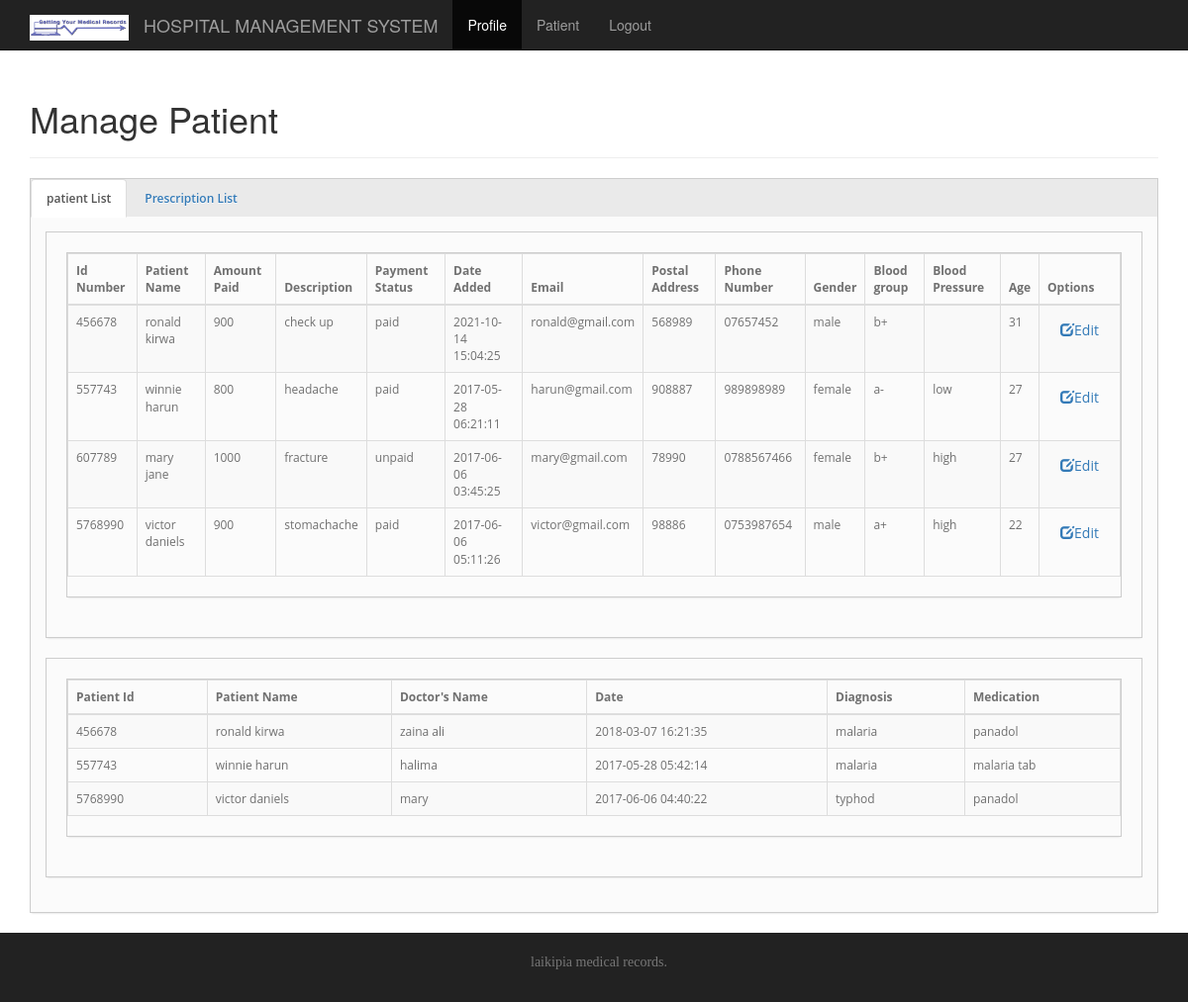
The app's page /prescription.php (signed in) with its own data.
### tables this page shows
CREATE TABLE `patient` (
  `id` int(11) NOT NULL,
  `patientname` varchar(100) NOT NULL,
  `amount` int(11) NOT NULL,
  `description` varchar(255) NOT NULL,
  `status` varchar(100) NOT NULL,
  `date_added` timestamp NOT NULL DEFAULT CURRENT_TIMESTAMP ON UPDATE CURRENT_TIMESTAMP,
  `bloodpressure` varchar(100) NOT NULL,
  `bloodgroup` varchar(45) NOT NULL,
  `age` int(11) NOT NULL,
  `gender` varchar(100) NOT NULL,
  `address` varchar(100) NOT NULL,
  `phone` varchar(100) NOT NULL,
  `email` varchar(100) NOT NULL,
  `labreporttype` varchar(255) NOT NULL,
  `labreport` text NOT NULL
);

CREATE TABLE `prescription` (
  `id` int(11) NOT NULL,
  `doctorname` varchar(100) NOT NULL,
  `patientname` varchar(100) NOT NULL,
  `diagnosis` text NOT NULL,
  `medication` varchar(100) NOT NULL,
  `date_added` timestamp NOT NULL DEFAULT CURRENT_TIMESTAMP ON UPDATE CURRENT_TIMESTAMP,
  `medicinename` varchar(100) NOT NULL,
  `price` int(11) NOT NULL,
  `status` text NOT NULL
);

### prescription.php (the view, shortened to what this page needs)
<?php
include'connection.php';
if($_SESSION['loggedInId']) {
$query = "SELECT * FROM patient";
$result = mysqli_query( $conn, $query );
}
if($_SESSION['loggedInId']) {
$query = "SELECT * FROM prescription";
$result1 = mysqli_query( $conn, $query );
}
?>
<!DOCTYPE html>
<html lang="en">
  <head>
    <link href="bootstrap/css/bootstrap.min.css" rel="stylesheet">
    <link href="css/styles.css" rel="stylesheet">
  </head>
  <body>
    <nav class="navbar navbar-inverse navbar-fixed-top">
      <div class="container">
        <div class="navbar-header">
          <a class="navbar-brand" href="index.html"><img src="images/logo.png" alt="logo" ></a>
          <a class="navbar-brand" href="#">HOSPITAL MANAGEMENT SYSTEM</a>
        </div>
        <div id="navbar" class="collapse navbar-collapse">
          <ul class="nav navbar-nav">
            <li class="active"><a href="doctor.php">Profile</a></li>
            <li><a href="prescription.php">Patient</a></li>
            <li><a href="index.php">Logout</a></li>
          </ul>
        </div>
      </div>
    </nav>
    <div class="container">
        <div class="page-header">
            <h1>Manage Patient</h1>
        </div>
        <div class="box">
	<div class="box-header">
		<ul class="nav nav-tabs nav-tabs-left">
			<li class="active">
            	<a href="#list" data-toggle="tab"><i class="icon-align-justify"></i>
					patient List
                    	</a></li>
            <li class="">
            	<a href="#presc" data-toggle="tab"><i class="icon-align-justify"></i>
					Prescription List
                    	</a></li>
		</ul>
	</div>
	<div class="box-content padded">
		<div class="tab-content">
			<div class="tab-pane box active" id="list" style="padding: 5px">
                <div class="box-content padded">
                    <div class="tab-pane box" id="list">
                        <table class="table table-striped table-bordered table-hover table-responsive">
                          <thead>
                		<tr>
                    		<th>Id Number</th>
                    		<th>Patient Name</th>
                    		<th>Amount Paid</th>
                    		<th>Description</th>
                    		<th>Payment Status</th>
                    		<th>Date Added</th>
                            <th>Email</th>
                            <th>Postal Address</th>
                            <th>Phone Number</th>
                            <th>Gender</th>
                            <th>Blood group</th>
                            <th>Blood Pressure</th>
                            <th>Age</th>
                    		<th>Options</th>
						</tr>
					</thead>
                    <tbody>
                    <?php
                    if( mysqli_num_rows($result) > 0 ){
                       while( $row = mysqli_fetch_assoc($result) ) {
                           echo "<tr>";
                           echo "<td>" . @$row['id'] . "</td><td>" . @$row['patientname'] . "</td><td>" . @$row['amount'] . "</td><td>" . @$row['description'] . "</td><td>" . @$row['status'] . "</td><td>" . @$row['date_added'] . "</td><td>" . @$row['email'] . "</td><td>" . @$row['address'] . "</td><td>" . @$row['phone'] . "</td><td>" . @$row['gender'] . "</td><td>" . @$row['bloodgroup'] . "</td><td>" . @$row['bloodpressure'] . "</td><td>" . @$row['age'] . "</td>";
                            echo '<td><a href="doctoradd.php?id=' . $row['id'] . '" type="button" class=btn btn-primary btn-sm"><span class="glyphicon glyphicon-edit"></span>Edit</a></td>';
                           echo "</tr>";
                       }
                   } else {
                     echo "you have no clients";
                   }
                ?>
                        </tbody>
                        </table>
                    </div>
                </div>
			</div>
			<div class="tab-pane box active" id="presc" style="padding: 5px">
                <div class="box-content padded">
                    <div class="tab-pane box" id="list">
                        <table class="table table-striped table-bordered table-hover table-responsive">
                          <thead>
                		<tr>
                    		<th>Patient Id</th>
                    		<th>Patient Name</th>
                    		<th>Doctor's Name</th>
                    		<th>Date</th>
                    		<th>Diagnosis</th>
                    		<th>Medication</th>
						</tr>
					</thead>
                    <tbody>
                    <?php
                    if( mysqli_num_rows($result) > 0 ){
                       while( $row = mysqli_fetch_assoc($result1) ) {
                           echo "<tr>";
                           echo "<td>" . @$row['id'] . "</td><td>" . @$row['patientname'] . "</td><td>" . @$row['doctorname'] . "</td><td>" . @$row['date_added'] . "</td><td>" . @$row['diagnosis'] . "</td><td>" . @$row['medication'] . "</td>";
                           echo "</tr>";
                       }
                   } else {
                     echo "you have no clients";
                   }
                ?>
                        </tbody>
                        </table>
                    </div>
                </div>
			</div>
		</div>
	</div>
</div>
    </div>
      <footer class="footer">
      <div class="container">
        <p class="text-muted">laikipia medical records.</p>
      </div>
    </footer>
  </body>
</html>

### css/styles.css (style rules this page uses)
body { padding-top:60px; }
footer { background: #222; padding: 20px; text-align: center; font-family: Georgia, Times, serif; }
.navbar-brand img { height: 128%; margin-top: 0px; width: 100px; }
.box { box-shadow: 0 2px 2px -2px #cccccc; background: #fbfbfb; border: 1px solid #cdcdcd; border-radius: 0px; margin-bottom: 20px; padding: 0; text-decoration: none; outline: none; font: 400 12px 'Open Sans',HelveticaNeue,Helvetica,Arial; color: #707070; }
.box .box-header { background: #eaeaea; }
.box .box-header .nav-tabs { border-bottom: none; text-shadow: 0 1px white; color: #636363; font-weight: 600; }
.box .box-header .nav { margin-bottom: 0; }
.nav { margin-left: 0; list-style: none; }
.padded { padding: 15px; margin: 0; text-decoration: none; outline: none; }
.tab-content { overflow: auto; }
.tab-content > .tab-pane { margin-bottom: 20px; }
ul { padding: 0; margin: 0 0 10px 25px; }

### records on screen
patient: id "456678", patientname "ronald kirwa", amount "900", description "check up", status "paid", date_added "2021-10-14 15:04:25", email "ronald@gmail.com", address "568989", phone "07657452", gender "male", bloodgroup "b+", age "31"
patient: id "557743", patientname "winnie harun", amount "800", description "headache", status "paid", date_added "2017-05-28 06:21:11", email "harun@gmail.com", address "908887", phone "989898989", gender "female", bloodgroup "a-", bloodpressure "low", age "27"
patient: id "607789", patientname "mary jane", amount "1000", description "fracture", status "unpaid", date_added "2017-06-06 03:45:25", email "mary@gmail.com", address "78990", phone "0788567466", gender "female", bloodgroup "b+", bloodpressure "high", age "27"
patient: id "5768990", patientname "victor daniels", amount "900", description "stomachache", status "paid", date_added "2017-06-06 05:11:26", email "victor@gmail.com", address "98886", phone "0753987654", gender "male", bloodgroup "a+", bloodpressure "high", age "22"
prescription: id "456678", patientname "ronald kirwa", doctorname "zaina ali", date_added "2018-03-07 16:21:35", diagnosis "malaria", medication "panadol"
prescription: id "557743", patientname "winnie harun", doctorname "halima", date_added "2017-05-28 05:42:14", diagnosis "malaria", medication "malaria tab"
prescription: id "5768990", patientname "victor daniels", doctorname "mary", date_added "2017-06-06 04:40:22", diagnosis "typhod", medication "panadol"
